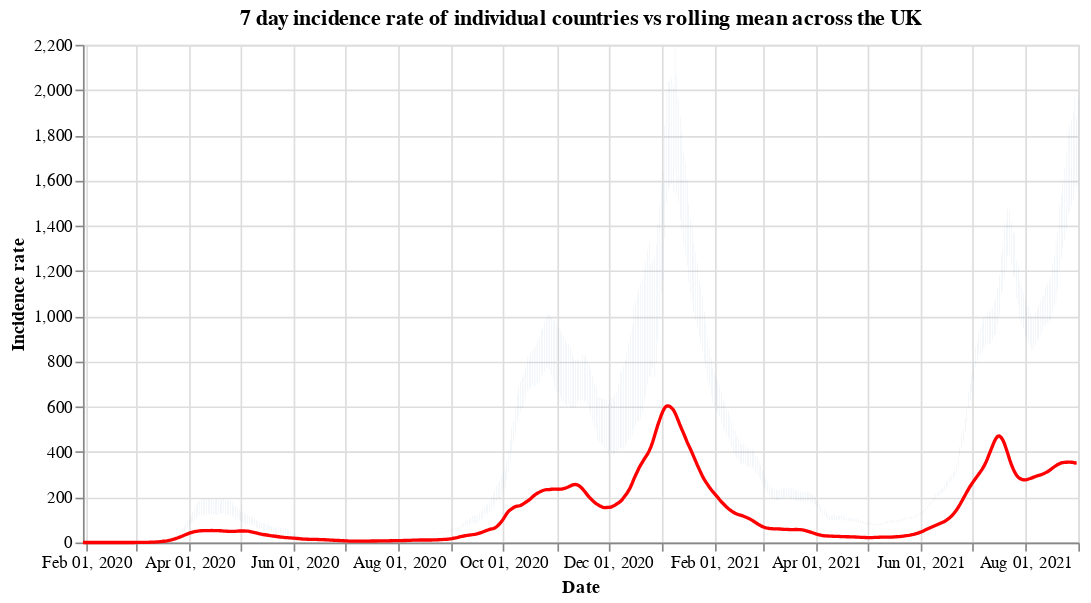

Notebook cell for this chart:
### Code cell
#collapse
countries = uk_cases['areaName'].unique()
countries.sort()

selection = alt.selection_single(
    name='Select',
    fields=['areaName'],
    init={'areaName': 'Wales'},
    bind={'areaName': alt.binding_select(options=countries)}
)

# scatter plot, modify opacity based on selection
bars = alt.Chart(uk_cases).mark_bar().add_selection(
    selection
).encode(
    x=alt.X("yearmonthdate(date):T", axis=alt.Axis(title='Date')),
    y=alt.Y("weeklyCasesRate:Q", axis=alt.Axis(title='Incidence rate')),
    tooltip='weeklyCasesRate:Q',
    opacity=alt.condition(selection, alt.value(1), alt.value(0))
).properties(title=f'7 day incidence rate of individual countries vs rolling mean across the UK', width=600)

line = alt.Chart(overview_cases).mark_line(
    color='red',
    size=2,
).transform_window(
    rolling_mean='mean(weeklyCasesRate)',
    frame=[0, 7]
).encode(
    x='yearmonthdate(date):T',
    y='rolling_mean:Q'
)

alt.layer(bars, line)

### Figure 1 — Vega-Lite specification as saved in the notebook (floating-point values rounded to 4 significant figures; data arrays with more than 128 entries replaced by an {"elided": "..."} marker saying what was removed)
{"config": {"view": {"continuousWidth": 400, "continuousHeight": 300}}, "layer": [{"data": {"name": "data-1d62effb018f3c79a1164c64ae790a0a"}, "mark": "bar", "encoding": {"opacity": {"condition": {"value": 1, "selection": "Select"}, "value": 0}, "tooltip": {"type": "quantitative", "field": "weeklyCasesRate"}, "x": {"type": "temporal", "axis": {"title": "Date"}, "field": "date", "timeUnit": "yearmonthdate"}, "y": {"type": "quantitative", "axis": {"title": "Incidence rate"}, "field": "weeklyCasesRate"}}, "selection": {"Select": {"type": "single", "fields": ["areaName"], "init": {"areaName": "Wales"}, "bind": {"areaName": {"input": "select", "options": ["England", "Northern Ireland", "Scotland", "Wales"]}}}}, "title": "7 day incidence rate of individual countries vs rolling mean across the UK", "width": 600}, {"data": {"name": "data-1e6d3891a4126ced0ac2c9f84a053008"}, "mark": {"type": "line", "color": "red", "size": 2}, "encoding": {"x": {"type": "temporal", "field": "date", "timeUnit": "yearmonthdate"}, "y": {"type": "quantitative", "field": "rolling_mean"}}, "transform": [{"window": [{"op": "mean", "field": "weeklyCasesRate", "as": "rolling_mean"}], "frame": [0, 7]}]}], "$schema": "https://vega.github.io/schema/vega-lite/v4.8.1.json", "datasets": {"data-1d62effb018f3c79a1164c64ae790a0a": {"elided": "2228 records"}, "data-1e6d3891a4126ced0ac2c9f84a053008": {"elided": "580 records"}}}
